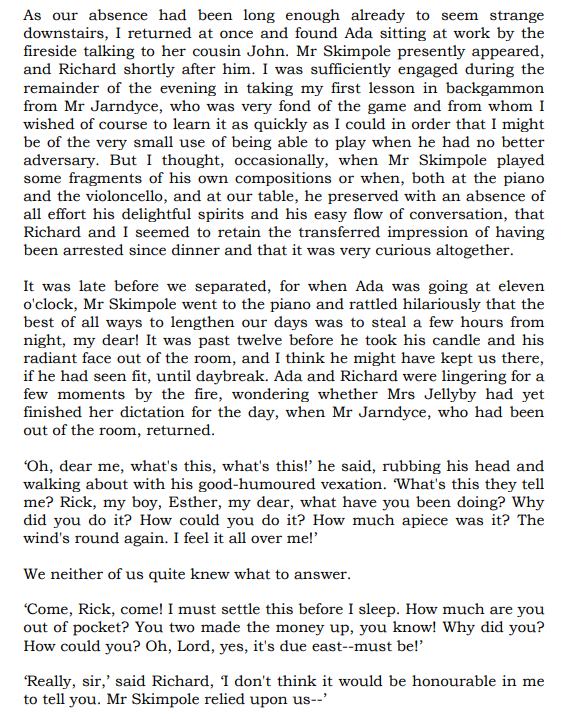
#> input picture Vector-rag 2/book/Screenshot from 2026-03-09 15-14-31.png, 588 x 719 px, found by its file name
$ jupyter execute --allow-errors main.ipynb   (shell and % lines are left out)
#> lines starting #> are read from the running program, lines starting #| are printed output that depends on the picture
[cell 1]
%cd ..

[cell 2]
import spacy

#> (a cell that did not finish here is left out)

#> (a cell that did not finish here is left out)

[cell 5]
from spacy import displacy

#> (the rest of this cell did not finish here and is left out)

#> (a cell that did not finish here is left out)

#> (a cell that did not finish here is left out)

[cell 8]
import pytesseract
import cv2
from PIL import Image

def test_ocr_on_image(image_path):
    print(f"--- Testing OCR on: {image_path} ---")

    # 1. تحميل الصورة باستخدام OpenCV لعمل معالجة بسيطة
    image = cv2.imread(image_path)
#> image is the input picture: shape (719, 588, 3); mean B, G, R 230.2, 230.2, 230.3

    # تحويل الصورة لرمادي (بيحسن القراءة جداً)
    gray = cv2.cvtColor(image, cv2.COLOR_BGR2GRAY)
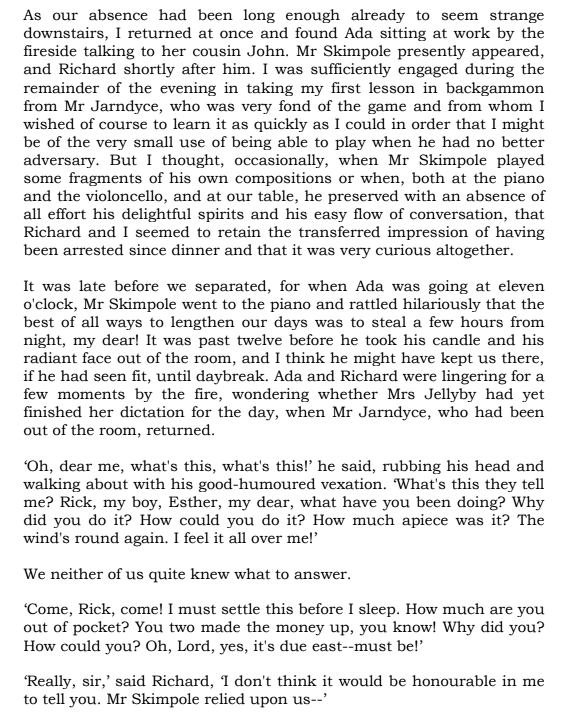
#> gray: shape (719, 588); min 1, max 255, mean 230.2

    # 2. تشغيل Tesseract على الصورة
    # config ده بيخلي الـ OCR يركز إنه يقرأ "كتلة نصية" واحدة (مثالي للروايات)
    custom_config = r'--oem 3 --psm 3'
    text = pytesseract.image_to_string(gray, lang='eng', config=custom_config)

    # 3. طباعة النتيجة
    print("\n[EXTRACTED TEXT]:")
    print("-" * 30)
    if text.strip():
        print(text)
    else:
        print("للأسف مطلعش نص! تأكد من جودة الصورة أو مسارها.")
    print("-" * 30)

# جرب هنا بمسار أي صورة عندك للكتاب (مثلاً سكرين شوت لصفحة من بلاك هورس)
